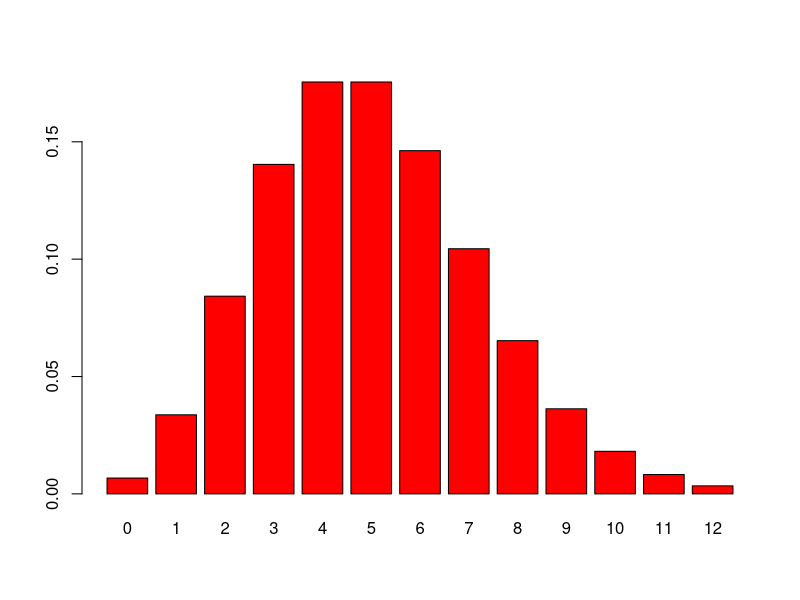
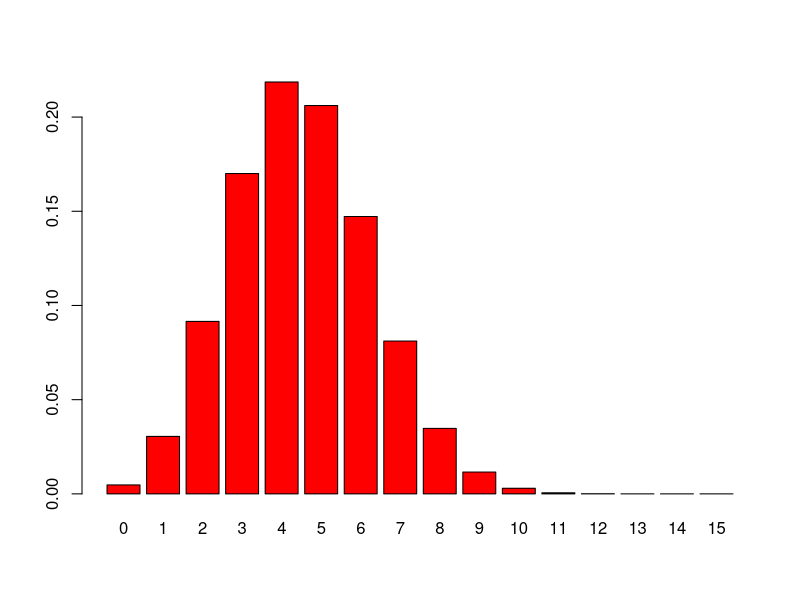
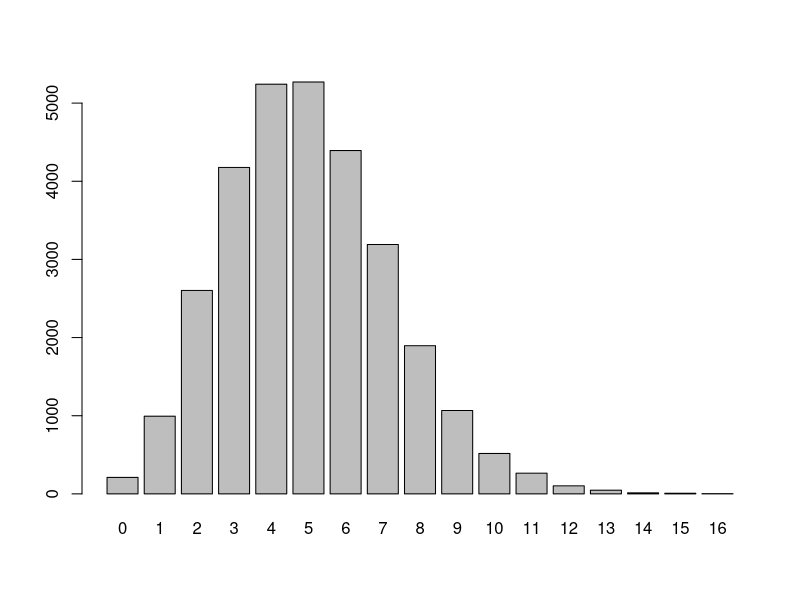
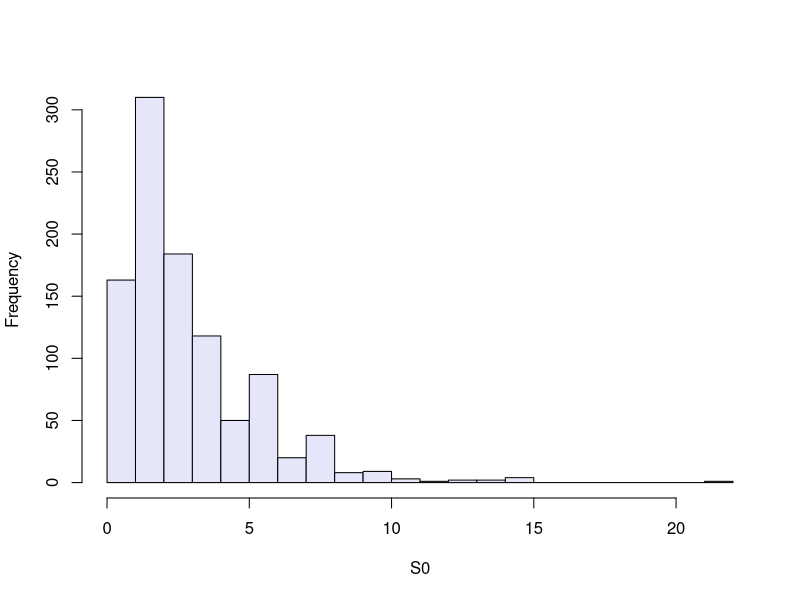

The R script that drew these images, in order:
## ---- chunk 1
#for one value
dpois(x = 3, lambda = 5)

#for several values instead of a loop
dpois(x = 0:12, lambda = 5)
barplot(dpois(0:12, 5), names.arg = 0:12, col = "red")
## ---- chunk 2

genotype = c("AA","AO","BB","AO","OO","AO","AA","BO","BO","AO","BB","AO","BO","AB","OO","AB","BB","AO","AO")
table(genotype)

#with factor:
genotypeF =  factor(genotype)
levels(genotypeF)
table(genotypeF)
## ---- chunk 3
# r-functions generate tailored outcomes for each type of distribution
rbinom(15, prob = 0.5, size = 1)

# withs unequal probabilities
rbinom(12, prob = 2/3, size = 1)
## ---- chunk 4
#with changed parameters
rbinom(1, prob = 2/3, size = 12)
## ---- chunk 5
set.seed(235569515)
rbinom(1, prob = 0.3, size = 15)
## ---- chunk 6
probabilities = dbinom(0:15, prob = 0.3, size = 15)
round(probabilities, 2)
barplot(probabilities, names.arg = 0:15, col = "red")
## ---- chunk 7
rbinom(1, prob = 5e-4, size = 10000)
simulations = rbinom(n = 30000, prob = 5e-4, size = 10000)
barplot(table(simulations), sol = "lavender")
## ---- chunk 8
1 - ppois(6, 0.5)
ppois(6, 0.5, lower.tail = FALSE)
## ---- chunk 9
maxes = replicate(100000, {
  max(rpois(100, 0.5))
})
table(maxes)
## ---- chunk 10
pvec = rep(1/4, 4)
t(rmultinom(1, prob = pvec, size = 8)) #rmultinom simulates categorical data
## ---- chunk 11
obsunder0 = rmultinom(1000, prob = pvec, size = 20)
dim(obsunder0)

expected0 = pvec * 20
sum((obsunder0[, 1] - expected0)^2 / expected0)
## ---- chunk 12
stat = function(obsvd, exptd = 20 * pvec) {
  sum((obsvd - exptd)^2 / exptd)
}
stat(obsunder0[, 1])

S0 = apply(obsunder0, 2, stat)
summary(S0)

hist(S0, breaks = 25, col = "lavender", main = "")

q95 = quantile(S0, probs = 0.95)
q95
## ---- chunk 13
pvecA = c(3/8, 1/4, 1/4, 1/8)
observed = rmultinom(1000, prob = pvecA, size = 20)
dim(observed)
apply(observed, 1, mean)
expectedA = pvecA * 20
expectedA
stat(observed[, 1])
S1 = apply(observed, 2, stat)
q95
sum(S1 > q95) #counts the successes of the simulation
power = mean(S1 > q95) #the proportion of simulations where the test statistic exceeded the critical value
power
